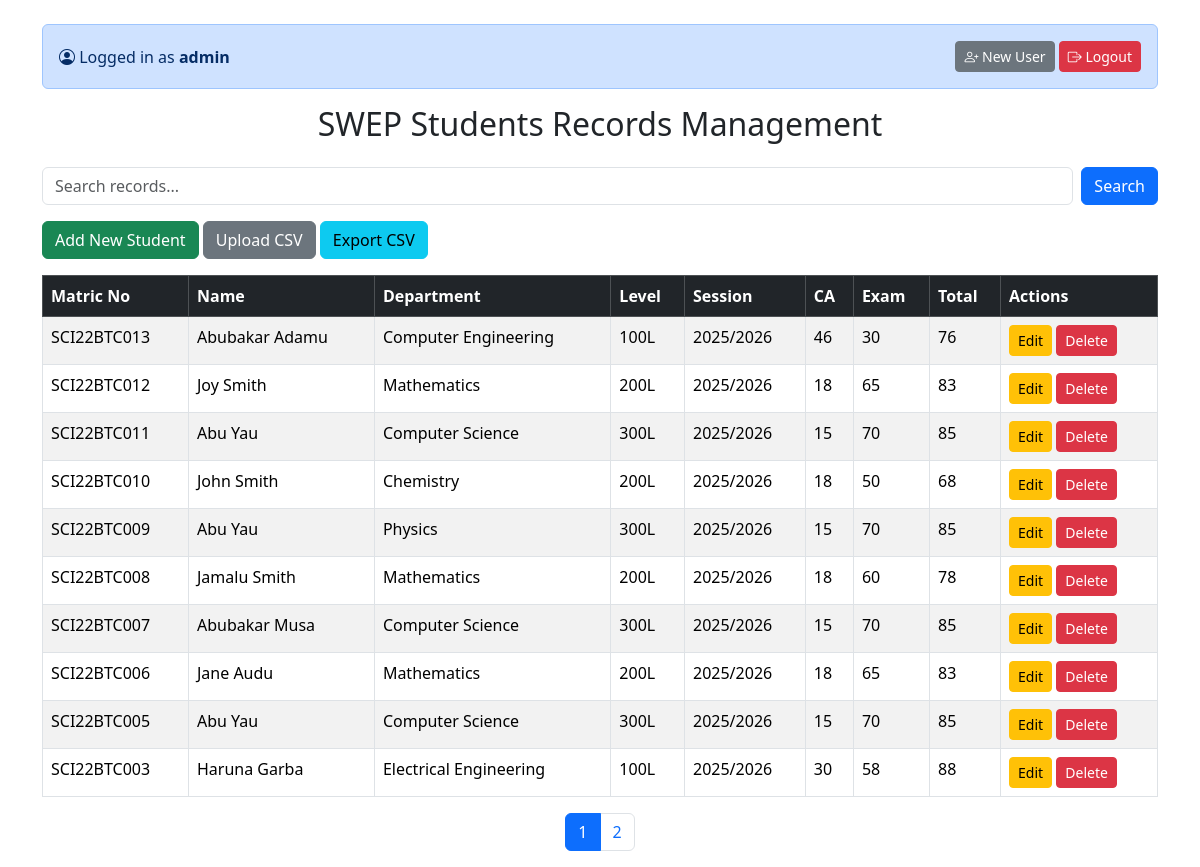
The page /index.php (signed in) on the database its author committed.
### tables this page shows
CREATE TABLE `students` (
  `id` int(11) NOT NULL,
  `matric_no` varchar(50) NOT NULL,
  `name` varchar(100) NOT NULL,
  `department` varchar(100) NOT NULL,
  `level` varchar(10) NOT NULL,
  `session` varchar(20) NOT NULL,
  `CA` int(11) DEFAULT 0,
  `exam` int(11) DEFAULT 0,
  `total` int(11) GENERATED ALWAYS AS (`CA` + `exam`) STORED
);

### public/index.php (the view, shortened to what this page needs)
<?php
include '../config/db.php';
include '../includes/header.php';
$search = $_GET['search'] ?? '';
$per_page = 10;
$page = $_GET['page'] ?? 1;
$start = ($page - 1) * $per_page;
$total_sql = "SELECT COUNT(*) FROM students WHERE
        matric_no LIKE '%$search%' OR
        name LIKE '%$search%' OR
        department LIKE '%$search%' OR
        level LIKE '%$search%' OR
        session LIKE '%$search%'";
$total_result = mysqli_query($conn, $total_sql);
$total_row = mysqli_fetch_row($total_result);
$total_records = $total_row[0];
$total_pages = ceil($total_records / $per_page);
$sql = "SELECT * FROM students WHERE
        matric_no LIKE '%$search%' OR
        name LIKE '%$search%' OR
        department LIKE '%$search%' OR
        level LIKE '%$search%' OR
        session LIKE '%$search%'
        ORDER BY id DESC
        LIMIT $start, $per_page";
$result = mysqli_query($conn, $sql);
?>
<form class="d-flex mb-3" method="GET">
    <input class="form-control me-2" type="search" name="search" placeholder="Search records..." value="<?= htmlspecialchars($search) ?>">
    <button class="btn btn-primary" type="submit">Search</button>
</form>
<a href="add.php" class="btn btn-success mb-3">Add New Student</a>
<a href="upload.php" class="btn btn-secondary mb-3">Upload CSV</a>
<a href="export.php" class="btn btn-info mb-3">Export CSV</a>
<table class="table table-bordered table-striped">
    <thead class="table-dark">
        <tr>
            <th>Matric No</th>
            <th>Name</th>
            <th>Department</th>
            <th>Level</th>
            <th>Session</th>
            <th>CA</th>
            <th>Exam</th>
            <th>Total</th>
            <th>Actions</th>
        </tr>
    </thead>
    <tbody>
    <?php if (mysqli_num_rows($result) > 0): ?>
        <?php while($row = mysqli_fetch_assoc($result)): ?>
        <tr>
            <td><?= htmlspecialchars($row['matric_no']) ?></td>
            <td><?= htmlspecialchars($row['name']) ?></td>
            <td><?= htmlspecialchars($row['department']) ?></td>
            <td><?= htmlspecialchars($row['level']) ?></td>
            <td><?= htmlspecialchars($row['session']) ?></td>
            <td><?= $row['CA'] ?></td>
            <td><?= $row['exam'] ?></td>
            <td><?= $row['total'] ?></td>
            <td>
                <a href="edit.php?id=<?= $row['id'] ?>" class="btn btn-sm btn-warning">Edit</a>
                <a href="delete.php?id=<?= $row['id'] ?>" class="btn btn-sm btn-danger" onclick="return confirm('Delete this student?')">Delete</a>
            </td>
        </tr>
        <?php endwhile; ?>
    <?php else: ?>
        <tr><td colspan="9" class="text-center">No records found</td></tr>
    <?php endif; ?>
    </tbody>
</table>
<nav>
  <ul class="pagination justify-content-center">
    <?php for ($i = 1; $i <= $total_pages; $i++): ?>
      <li class="page-item <?= ($i == $page) ? 'active' : '' ?>">
        <a class="page-link" href="?page=<?= $i ?>&search=<?= urlencode($search) ?>"><?= $i ?></a>
      </li>
    <?php endfor; ?>
  </ul>
</nav>
<?php include '../includes/footer.php'; ?>

### rows shown on the page
students: matric_no "SCI22BTC013", name "Abubakar Adamu", department "Computer Engineering", level "100L", session "2025/2026", CA "46", exam "30", total "76"
students: matric_no "SCI22BTC012", name "Joy Smith", department "Mathematics", level "200L", session "2025/2026", CA "18", exam "65", total "83"
students: matric_no "SCI22BTC011", name "Abu Yau", department "Computer Science", level "300L", session "2025/2026", CA "15", exam "70", total "85"
students: matric_no "SCI22BTC010", name "John Smith", department "Chemistry", level "200L", session "2025/2026", CA "18", exam "50", total "68"
students: matric_no "SCI22BTC009", name "Abu Yau", department "Physics", level "300L", session "2025/2026", CA "15", exam "70", total "85"
students: matric_no "SCI22BTC008", name "Jamalu Smith", department "Mathematics", level "200L", session "2025/2026", CA "18", exam "60", total "78"
students: matric_no "SCI22BTC007", name "Abubakar Musa", department "Computer Science", level "300L", session "2025/2026", CA "15", exam "70", total "85"
students: matric_no "SCI22BTC006", name "Jane Audu", department "Mathematics", level "200L", session "2025/2026", CA "18", exam "65", total "83"
students: matric_no "SCI22BTC005", name "Abu Yau", department "Computer Science", level "300L", session "2025/2026", CA "15", exam "70", total "85"
students: matric_no "SCI22BTC003", name "Haruna Garba", department "Electrical Engineering", level "100L", session "2025/2026", CA "30", exam "58", total "88"

### other values the page prints
$_SESSION['admin_username'] "admin"
